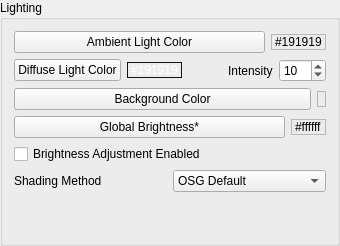
           <widget class="QGroupBox" name="groupBox_14">
            <property name="sizePolicy">
             <sizepolicy hsizetype="Maximum" vsizetype="Preferred">
              <horstretch>0</horstretch>
              <verstretch>0</verstretch>
             </sizepolicy>
            </property>
            <property name="minimumSize">
             <size>
              <width>0</width>
              <height>0</height>
             </size>
            </property>
            <property name="title">
             <string>Lighting</string>
            </property>
            <layout class="QGridLayout" name="gridLayout_3">
             <item row="1" column="0">
              <spacer name="verticalSpacer_13">
               <property name="orientation">
                <enum>Qt::Vertical</enum>
               </property>
               <property name="sizeHint" stdset="0">
                <size>
                 <width>20</width>
                 <height>40</height>
                </size>
               </property>
              </spacer>
             </item>
             <item row="0" column="0">
              <layout class="QVBoxLayout" name="verticalLayout_47">
               <item>
                <layout class="QHBoxLayout" name="horizontalLayout_13">
                 <item>
                  <widget class="QPushButton" name="ambientLightButton">
                   <property name="text">
                    <string>Ambient Light Color</string>
                   </property>
                  </widget>
                 </item>
                 <item>
                  <widget class="QLabel" name="ambientLabel">
                   <property name="sizePolicy">
                    <sizepolicy hsizetype="Fixed" vsizetype="Fixed">
                     <horstretch>0</horstretch>
                     <verstretch>0</verstretch>
                    </sizepolicy>
                   </property>
                   <property name="frameShape">
                    <enum>QFrame::StyledPanel</enum>
                   </property>
                   <property name="text">
                    <string>#191919</string>
                   </property>
                  </widget>
                 </item>
                </layout>
               </item>
               <item>
                <layout class="QHBoxLayout" name="horizontalLayout_14">
                 <item>
                  <widget class="QPushButton" name="diffuseLightButton">
                   <property name="text">
                    <string>Diffuse Light Color</string>
                   </property>
                  </widget>
                 </item>
                 <item>
                  <widget class="QLabel" name="diffuseLabel">
                   <property name="sizePolicy">
                    <sizepolicy hsizetype="Fixed" vsizetype="Fixed">
                     <horstretch>0</horstretch>
                     <verstretch>0</verstretch>
                    </sizepolicy>
                   </property>
                   <property name="palette">
                    <palette>
                     <active>
                      <colorrole role="WindowText">
                       <brush brushstyle="SolidPattern">
                        <color alpha="255">
                         <red>255</red>
                         <green>255</green>
                         <blue>255</blue>
                        </color>
                       </brush>
                      </colorrole>
                      <colorrole role="Button">
                       <brush brushstyle="SolidPattern">
                        <color alpha="255">
                         <red>25</red>
                         <green>25</green>
                         <blue>25</blue>
                        </color>
                       </brush>
                      </colorrole>
                      <colorrole role="Light">
                       <brush brushstyle="SolidPattern">
                        <color alpha="255">
                         <red>37</red>
                         <green>37</green>
                         <blue>37</blue>
                        </color>
                       </brush>
                      </colorrole>
                      <colorrole role="Midlight">
                       <brush brushstyle="SolidPattern">
                        <color alpha="255">
                         <red>31</red>
                         <green>31</green>
                         <blue>31</blue>
                        </color>
                       </brush>
                      </colorrole>
                      <colorrole role="Dark">
                       <brush brushstyle="SolidPattern">
                        <color alpha="255">
                         <red>12</red>
                         <green>12</green>
                         <blue>12</blue>
                        </color>
                       </brush>
                      </colorrole>
                      <colorrole role="Mid">
                       <brush brushstyle="SolidPattern">
                        <color alpha="255">
                         <red>16</red>
                         <green>16</green>
                         <blue>16</blue>
                        </color>
                       </brush>
                      </colorrole>
                      <colorrole role="Text">
                       <brush brushstyle="SolidPattern">
                        <color alpha="255">
                         <red>255</red>
                         <green>255</green>
                         <blue>255</blue>
                        </color>
                       </brush>
                      </colorrole>
                      <colorrole role="BrightText">
                       <brush brushstyle="SolidPattern">
                        <color alpha="255">
                         <red>255</red>
                         <green>255</green>
                         <blue>255</blue>
                        </color>
                       </brush>
                      </colorrole>
                      <colorrole role="ButtonText">
                       <brush brushstyle="SolidPattern">
                        <color alpha="255">
                         <red>255</red>
                         <green>255</green>
                         <blue>255</blue>
                        </color>
                       </brush>
                      </colorrole>
                      <colorrole role="Base">
                       <brush brushstyle="SolidPattern">
                        <color alpha="255">
                         <red>0</red>
                         <green>0</green>
                         <blue>0</blue>
                        </color>
                       </brush>
                      </colorrole>
                      <colorrole role="Window">
                       <brush brushstyle="SolidPattern">
                        <color alpha="255">
                         <red>25</red>
                         <green>25</green>
                         <blue>25</blue>
                        </color>
                       </brush>
                      </colorrole>
                      <colorrole role="Shadow">
                       <brush brushstyle="SolidPattern">
                        <color alpha="255">
                         <red>0</red>
                         <green>0</green>
                         <blue>0</blue>
                        </color>
                       </brush>
                      </colorrole>
                      <colorrole role="AlternateBase">
                       <brush brushstyle="SolidPattern">
                        <color alpha="255">
                         <red>12</red>
                         <green>12</green>
                         <blue>12</blue>
                        </color>
                       </brush>
                      </colorrole>
                      <colorrole role="ToolTipBase">
                       <brush brushstyle="SolidPattern">
                        <color alpha="255">
                         <red>255</red>
                         <green>255</green>
                         <blue>220</blue>
                        </color>
                       </brush>
                      </colorrole>
                      <colorrole role="ToolTipText">
                       <brush brushstyle="SolidPattern">
                        <color alpha="255">
                         <red>0</red>
                         <green>0</green>
                         <blue>0</blue>
                        </color>
                       </brush>
                      </colorrole>
                     </active>
                     <inactive>
                      <colorrole role="WindowText">
                       <brush brushstyle="SolidPattern">
                        <color alpha="255">
                         <red>255</red>
                         <green>255</green>
                         <blue>255</blue>
                        </color>
                       </brush>
                      </colorrole>
                      <colorrole role="Button">
                       <brush brushstyle="SolidPattern">
                        <color alpha="255">
                         <red>25</red>
                         <green>25</green>
                         <blue>25</blue>
                        </color>
                       </brush>
                      </colorrole>
                      <colorrole role="Light">
                       <brush brushstyle="SolidPattern">
                        <color alpha="255">
                         <red>37</red>
                         <green>37</green>
                         <blue>37</blue>
                        </color>
                       </brush>
                      </colorrole>
                      <colorrole role="Midlight">
                       <brush brushstyle="SolidPattern">
                        <color alpha="255">
                         <red>31</red>
                         <green>31</green>
                         <blue>31</blue>
                        </color>
                       </brush>
                      </colorrole>
                      <colorrole role="Dark">
                       <brush brushstyle="SolidPattern">
                        <color alpha="255">
                         <red>12</red>
                         <green>12</green>
                         <blue>12</blue>
                        </color>
                       </brush>
                      </colorrole>
                      <colorrole role="Mid">
                       <brush brushstyle="SolidPattern">
                        <color alpha="255">
                         <red>16</red>
                         <green>16</green>
                         <blue>16</blue>
                        </color>
                       </brush>
                      </colorrole>
                      <colorrole role="Text">
                       <brush brushstyle="SolidPattern">
                        <color alpha="255">
                         <red>255</red>
                         <green>255</green>
                         <blue>255</blue>
                        </color>
                       </brush>
                      </colorrole>
                      <colorrole role="BrightText">
                       <brush brushstyle="SolidPattern">
                        <color alpha="255">
                         <red>255</red>
                         <green>255</green>
                         <blue>255</blue>
                        </color>
                       </brush>
                      </colorrole>
                      <colorrole role="ButtonText">
                       <brush brushstyle="SolidPattern">
                        <color alpha="255">
                         <red>255</red>
                         <green>255</green>
                         <blue>255</blue>
                        </color>
                       </brush>
                      </colorrole>
                      <colorrole role="Base">
                       <brush brushstyle="SolidPattern">
                        <color alpha="255">
                         <red>0</red>
                         <green>0</green>
                         <blue>0</blue>
                        </color>
                       </brush>
                      </colorrole>
                      <colorrole role="Window">
                       <brush brushstyle="SolidPattern">
                        <color alpha="255">
                         <red>25</red>
                         <green>25</green>
                         <blue>25</blue>
                        </color>
                       </brush>
                      </colorrole>
                      <colorrole role="Shadow">
                       <brush brushstyle="SolidPattern">
                        <color alpha="255">
                         <red>0</red>
                         <green>0</green>
                         <blue>0</blue>
                        </color>
                       </brush>
                      </colorrole>
                      <colorrole role="AlternateBase">
                       <brush brushstyle="SolidPattern">
                        <color alpha="255">
                         <red>12</red>
                         <green>12</green>
                         <blue>12</blue>
                        </color>
                       </brush>
                      </colorrole>
                      <colorrole role="ToolTipBase">
                       <brush brushstyle="SolidPattern">
                        <color alpha="255">
                         <red>255</red>
                         <green>255</green>
                         <blue>220</blue>
                        </color>
                       </brush>
                      </colorrole>
                      <colorrole role="ToolTipText">
                       <brush brushstyle="SolidPattern">
                        <color alpha="255">
                         <red>0</red>
                         <green>0</green>
                         <blue>0</blue>
                        </color>
                       </brush>
                      </colorrole>
                     </inactive>
                     <disabled>
                      <colorrole role="WindowText">
                       <brush brushstyle="SolidPattern">
                        <color alpha="255">
                         <red>12</red>
                         <green>12</green>
                         <blue>12</blue>
                        </color>
                       </brush>
                      </colorrole>
                      <colorrole role="Button">
                       <brush brushstyle="SolidPattern">
                        <color alpha="255">
                         <red>25</red>
                         <green>25</green>
                         <blue>25</blue>
                        </color>
                       </brush>
                      </colorrole>
                      <colorrole role="Light">
                       <brush brushstyle="SolidPattern">
                        <color alpha="255">
                         <red>37</red>
                         <green>37</green>
                         <blue>37</blue>
                        </color>
                       </brush>
                      </colorrole>
                      <colorrole role="Midlight">
                       <brush brushstyle="SolidPattern">
                        <color alpha="255">
                         <red>31</red>
                         <green>31</green>
                         <blue>31</blue>
                        </color>
                       </brush>
                      </colorrole>
                      <colorrole role="Dark">
                       <brush brushstyle="SolidPattern">
                        <color alpha="255">
                         <red>12</red>
                         <green>12</green>
                         <blue>12</blue>
                        </color>
                       </brush>
                      </colorrole>
                      <colorrole role="Mid">
                       <brush brushstyle="SolidPattern">
                        <color alpha="255">
                         <red>16</red>
                         <green>16</green>
                         <blue>16</blue>
                        </color>
                       </brush>
                      </colorrole>
                      <colorrole role="Text">
                       <brush brushstyle="SolidPattern">
                        <color alpha="255">
                         <red>12</red>
                         <green>12</green>
                         <blue>12</blue>
                        </color>
                       </brush>
                      </colorrole>
                      <colorrole role="BrightText">
                       <brush brushstyle="SolidPattern">
                        <color alpha="255">
                         <red>255</red>
                         <green>255</green>
                         <blue>255</blue>
                        </color>
                       </brush>
                      </colorrole>
                      <colorrole role="ButtonText">
                       <brush brushstyle="SolidPattern">
                        <color alpha="255">
                         <red>12</red>
                         <green>12</green>
                         <blue>12</blue>
                        </color>
                       </brush>
                      </colorrole>
                      <colorrole role="Base">
                       <brush brushstyle="SolidPattern">
                        <color alpha="255">
                         <red>25</red>
                         <green>25</green>
                         <blue>25</blue>
                        </color>
                       </brush>
                      </colorrole>
                      <colorrole role="Window">
                       <brush brushstyle="SolidPattern">
                        <color alpha="255">
                         <red>25</red>
                         <green>25</green>
                         <blue>25</blue>
                        </color>
                       </brush>
                      </colorrole>
                      <colorrole role="Shadow">
                       <brush brushstyle="SolidPattern">
                        <color alpha="255">
                         <red>0</red>
                         <green>0</green>
                         <blue>0</blue>
                        </color>
                       </brush>
                      </colorrole>
                      <colorrole role="AlternateBase">
                       <brush brushstyle="SolidPattern">
                        <color alpha="255">
                         <red>25</red>
                         <green>25</green>
                         <blue>25</blue>
                        </color>
                       </brush>
                      </colorrole>
                      <colorrole role="ToolTipBase">
                       <brush brushstyle="SolidPattern">
                        <color alpha="255">
                         <red>255</red>
                         <green>255</green>
                         <blue>220</blue>
                        </color>
                       </brush>
                      </colorrole>
                      <colorrole role="ToolTipText">
                       <brush brushstyle="SolidPattern">
                        <color alpha="255">
                         <red>0</red>
                         <green>0</green>
                         <blue>0</blue>
                        </color>
                       </brush>
                      </colorrole>
                     </disabled>
                    </palette>
                   </property>
                   <property name="frameShape">
                    <enum>QFrame::StyledPanel</enum>
                   </property>
                   <property name="text">
                    <string>#191919</string>
                   </property>
                  </widget>
                 </item>
                 <item>
                  <spacer name="horizontalSpacer_7">
                   <property name="orientation">
                    <enum>Qt::Horizontal</enum>
                   </property>
                   <property name="sizeHint" stdset="0">
                    <size>
                     <width>40</width>
                     <height>20</height>
                    </size>
                   </property>
                  </spacer>
                 </item>
                 <item>
                  <widget class="QLabel" name="label_18">
                   <property name="text">
                    <string>Intensity</string>
                   </property>
                  </widget>
                 </item>
                 <item>
                  <widget class="QSpinBox" name="diffusePowerLevel">
                   <property name="minimum">
                    <number>0</number>
                   </property>
                   <property name="maximum">
                    <number>100</number>
                   </property>
                   <property name="value">
                    <number>10</number>
                   </property>
                  </widget>
                 </item>
                </layout>
               </item>
               <item>
                <layout class="QHBoxLayout" name="horizontalLayout_18">
                 <item>
                  <widget class="QPushButton" name="backgroundColorButton">
                   <property name="text">
                    <string>Background Color</string>
                   </property>
                  </widget>
                 </item>
                 <item>
                  <widget class="QLabel" name="backgroundLabel">
                   <property name="sizePolicy">
                    <sizepolicy hsizetype="Fixed" vsizetype="Fixed">
                     <horstretch>0</horstretch>
                     <verstretch>0</verstretch>
                    </sizepolicy>
                   </property>
                   <property name="autoFillBackground">
                    <bool>false</bool>
                   </property>
                   <property name="frameShape">
                    <enum>QFrame::StyledPanel</enum>
                   </property>
                   <property name="text">
                    <string/>
                   </property>
                  </widget>
                 </item>
                </layout>
               </item>
               <item>
                <layout class="QHBoxLayout" name="horizontalLayout_35">
                 <item>
                  <widget class="QPushButton" name="globalBrightnessButton">
                   <property name="toolTip">
                    <string>Controls the brighness per screen. Any control with an * in its name is per camera.</string>
                   </property>
                   <property name="text">
                    <string>Global Brightness*</string>
                   </property>
                  </widget>
                 </item>
                 <item>
                  <widget class="QLabel" name="brightnessLabel">
                   <property name="sizePolicy">
                    <sizepolicy hsizetype="Fixed" vsizetype="Fixed">
                     <horstretch>0</horstretch>
                     <verstretch>0</verstretch>
                    </sizepolicy>
                   </property>
                   <property name="frameShape">
                    <enum>QFrame::StyledPanel</enum>
                   </property>
                   <property name="text">
                    <string>#ffffff</string>
                   </property>
                  </widget>
                 </item>
                </layout>
               </item>
               <item>
                <layout class="QHBoxLayout" name="horizontalLayout_92">
                 <item>
                  <widget class="QCheckBox" name="brightnessAdjustment">
                   <property name="text">
                    <string>Brightness Adjustment Enabled</string>
                   </property>
                  </widget>
                 </item>
                </layout>
               </item>
               <item>
                <layout class="QHBoxLayout" name="horizontalLayout_50">
                 <item>
                  <widget class="QLabel" name="label_30">
                   <property name="text">
                    <string>Shading Method</string>
                   </property>
                  </widget>
                 </item>
                 <item>
                  <widget class="QComboBox" name="shaderComboBox">
                   <item>
                    <property name="text">
                     <string>OSG Default</string>
                    </property>
                   </item>
                   <item>
                    <property name="text">
                     <string>Per Vertex</string>
                    </property>
                   </item>
                   <item>
                    <property name="text">
                     <string>Per Pixel</string>
                    </property>
                   </item>
                  </widget>
                 </item>
                </layout>
               </item>
              </layout>
             </item>
            </layout>
           </widget>
